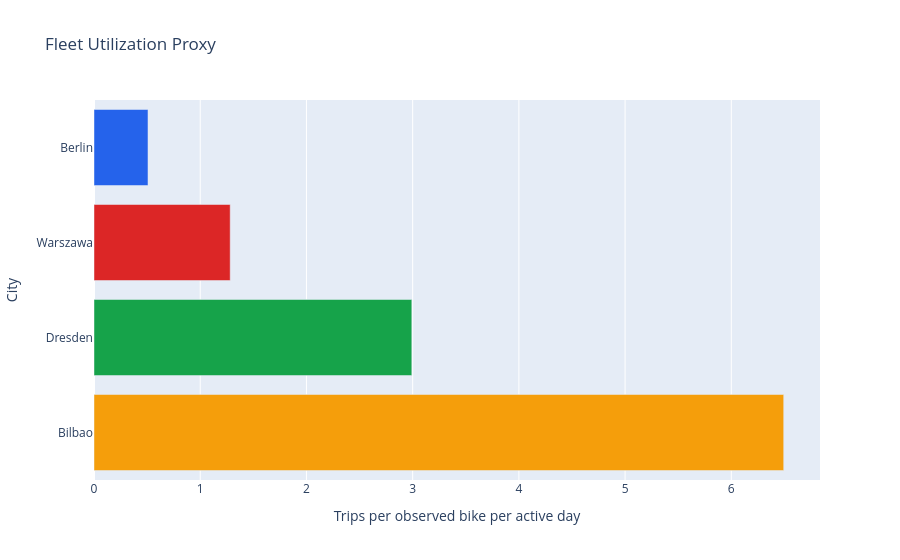
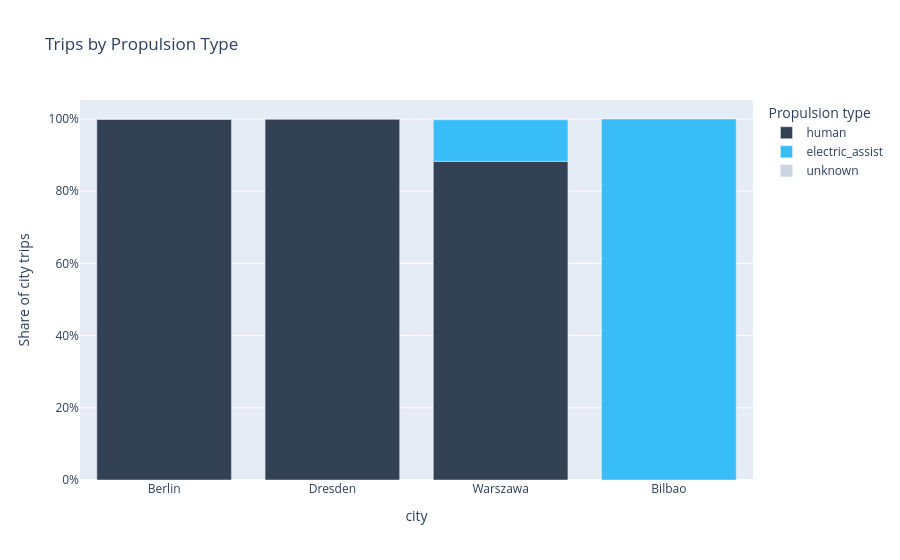

Source (notebook cell) for these figures, in order:
### Markdown cell above
## 10. Fleet and bike-type analysis

### Code cell
fig = px.bar(fleet.sort_values("fleet_utilization_proxy"), x="fleet_utilization_proxy", y="city", orientation="h", color="city", color_discrete_map=CITY_COLORS, title="Fleet Utilization Proxy", labels={"fleet_utilization_proxy": "Trips per observed bike per active day", "city": "City"})
fig.update_layout(showlegend=False)
fig.show()
fig = px.bar(bike_types, x="city", y="trip_share", color="propulsion_type", title="Trips by Propulsion Type", labels={"trip_share": "Share of city trips", "propulsion_type": "Propulsion type"}, color_discrete_map={"electric_assist": "#38BDF8", "human": "#334155", "unknown": "#CBD5E1"})
fig.update_yaxes(tickformat=".0%")
fig.show()

### Figure 1 — Plotly figure (JSON) as saved in the notebook; plotly's stock layout.template omitted (floating-point values rounded to 4 significant figures)
{"data": [{"hovertemplate": "City=%{y}<br>Trips per observed bike per active day=%{x}<extra></extra>", "legendgroup": "Berlin", "marker": {"color": "#2563EB", "pattern": {"shape": ""}}, "name": "Berlin", "orientation": "h", "showlegend": true, "textposition": "auto", "type": "bar", "x": [0.5083], "xaxis": "x", "y": ["Berlin"], "yaxis": "y"}, {"hovertemplate": "City=%{y}<br>Trips per observed bike per active day=%{x}<extra></extra>", "legendgroup": "Warszawa", "marker": {"color": "#DC2626", "pattern": {"shape": ""}}, "name": "Warszawa", "orientation": "h", "showlegend": true, "textposition": "auto", "type": "bar", "x": [1.282], "xaxis": "x", "y": ["Warszawa"], "yaxis": "y"}, {"hovertemplate": "City=%{y}<br>Trips per observed bike per active day=%{x}<extra></extra>", "legendgroup": "Dresden", "marker": {"color": "#16A34A", "pattern": {"shape": ""}}, "name": "Dresden", "orientation": "h", "showlegend": true, "textposition": "auto", "type": "bar", "x": [2.992], "xaxis": "x", "y": ["Dresden"], "yaxis": "y"}, {"hovertemplate": "City=%{y}<br>Trips per observed bike per active day=%{x}<extra></extra>", "legendgroup": "Bilbao", "marker": {"color": "#F59E0B", "pattern": {"shape": ""}}, "name": "Bilbao", "orientation": "h", "showlegend": true, "textposition": "auto", "type": "bar", "x": [6.493], "xaxis": "x", "y": ["Bilbao"], "yaxis": "y"}], "layout": {"barmode": "relative", "legend": {"title": {"text": "City"}, "tracegroupgap": 0}, "showlegend": false, "title": {"text": "Fleet Utilization Proxy"}, "xaxis": {"anchor": "y", "domain": [0.0, 1.0], "title": {"text": "Trips per observed bike per active day"}}, "yaxis": {"anchor": "x", "categoryarray": ["Bilbao", "Dresden", "Warszawa", "Berlin"], "categoryorder": "array", "domain": [0.0, 1.0], "title": {"text": "City"}}}}

### Figure 2 — Plotly figure (JSON) as saved in the notebook; plotly's stock layout.template omitted (floating-point values rounded to 4 significant figures)
{"data": [{"hovertemplate": "Propulsion type=human<br>city=%{x}<br>Share of city trips=%{y}<extra></extra>", "legendgroup": "human", "marker": {"color": "#334155", "pattern": {"shape": ""}}, "name": "human", "orientation": "v", "showlegend": true, "textposition": "auto", "type": "bar", "x": ["Berlin", "Dresden", "Warszawa"], "xaxis": "x", "y": [0.9991, 1.0, 0.8827], "yaxis": "y"}, {"hovertemplate": "Propulsion type=electric_assist<br>city=%{x}<br>Share of city trips=%{y}<extra></extra>", "legendgroup": "electric_assist", "marker": {"color": "#38BDF8", "pattern": {"shape": ""}}, "name": "electric_assist", "orientation": "v", "showlegend": true, "textposition": "auto", "type": "bar", "x": ["Berlin", "Bilbao", "Dresden", "Warszawa"], "xaxis": "x", "y": [0.0008892, 1.0, 7.127e-07, 0.1154], "yaxis": "y"}, {"hovertemplate": "Propulsion type=unknown<br>city=%{x}<br>Share of city trips=%{y}<extra></extra>", "legendgroup": "unknown", "marker": {"color": "#CBD5E1", "pattern": {"shape": ""}}, "name": "unknown", "orientation": "v", "showlegend": true, "textposition": "auto", "type": "bar", "x": ["Warszawa"], "xaxis": "x", "y": [0.001842], "yaxis": "y"}], "layout": {"barmode": "relative", "legend": {"title": {"text": "Propulsion type"}, "tracegroupgap": 0}, "title": {"text": "Trips by Propulsion Type"}, "xaxis": {"anchor": "y", "domain": [0.0, 1.0], "title": {"text": "city"}}, "yaxis": {"anchor": "x", "domain": [0.0, 1.0], "tickformat": ".0%", "title": {"text": "Share of city trips"}}}}
